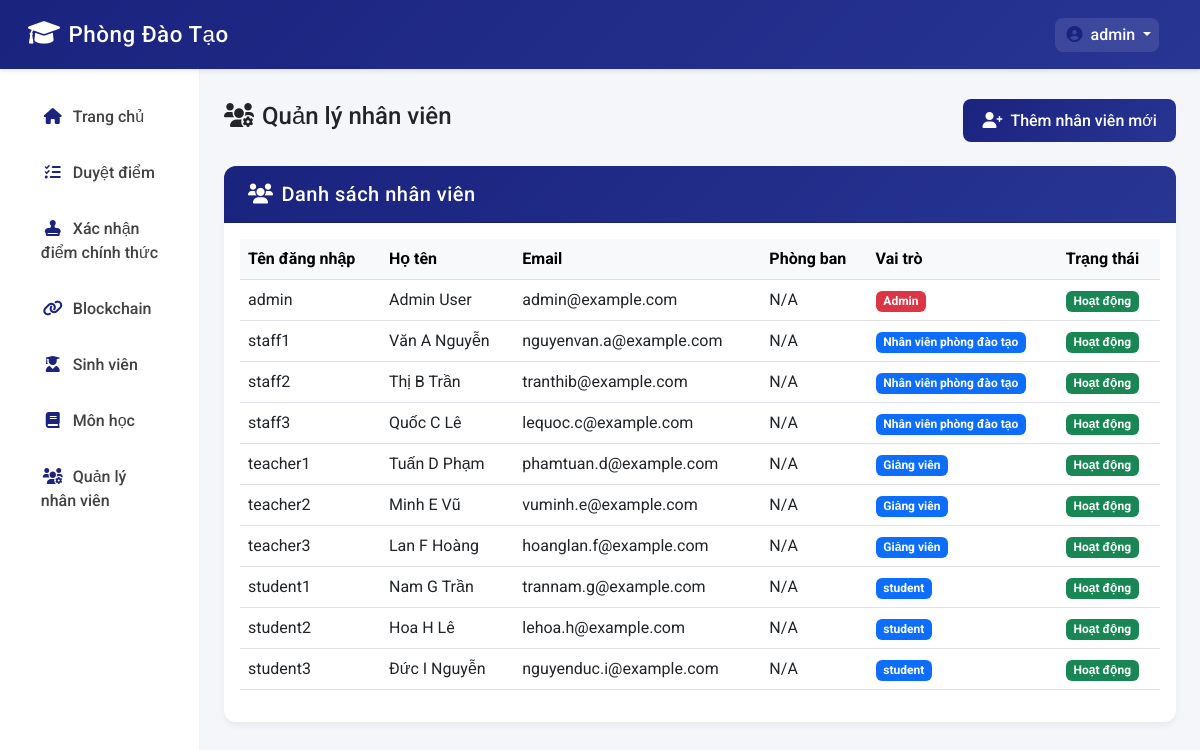
Screenshot of /staff/ (signed in) with the database file from the repository.
### blockchain_app/models.py (models this page shows, shortened)
class User(AbstractUser):
    USER_TYPE_CHOICES = (
        ('admin', 'Admin'),
        ('staff', 'Nhân viên phòng đào tạo'),
        ('teacher', 'Giảng viên'),
    )
    user_type = models.CharField(max_length=10, choices=USER_TYPE_CHOICES, default='staff')
    department = models.CharField(max_length=100, blank=True, null=True)
    phone = models.CharField(max_length=15, blank=True, null=True)
    public_key = models.CharField(max_length=256, blank=True, null=True)
    class Meta:
        verbose_name = 'user'
        verbose_name_plural = 'users'

### blockchain_app/views.py (the view)
# urls.py: path('staff/', views.staff_list, name='staff_list'),
@user_passes_test(is_admin)
def staff_list(request):
    staff = User.objects.all()
    return render(request, 'blockchain_app/staff_list.html', {'staff': staff})

### blockchain_app/views.py (called while the page is built)
def is_admin(user):
    return user.is_authenticated and user.user_type == 'admin'

### templates/blockchain_app/staff_list.html (shortened to what this page needs)
{% extends 'blockchain_app/base.html' %}
{% block content %}
<div class="row">
    <div class="col-md-12 mb-4">
        <div class="d-flex justify-content-between align-items-center">
            <h4><i class="fas fa-users-cog me-2"></i>Quản lý nhân viên</h4>
            <a href="{% url 'register_staff' %}" class="btn btn-primary">
                <i class="fas fa-user-plus me-2"></i>Thêm nhân viên mới
            </a>
        </div>
    </div>
    <div class="col-md-12">
        <div class="card">
            <div class="card-header">
                <h5 class="mb-0">
                    <i class="fas fa-users me-2"></i>Danh sách nhân viên
                </h5>
            </div>
            <div class="card-body">
                {% if staff %}
                    <div class="table-responsive">
                        <table class="table table-hover">
                            <thead class="table-light">
                                <tr>
                                    <th>Tên đăng nhập</th>
                                    <th>Họ tên</th>
                                    <th>Email</th>
                                    <th>Phòng ban</th>
                                    <th>Vai trò</th>
                                    <th>Trạng thái</th>
                                </tr>
                            </thead>
                            <tbody>
                                {% for user in staff %}
                                    <tr>
                                        <td>{{ user.username }}</td>
                                        <td>{{ user.get_full_name }}</td>
                                        <td>{{ user.email }}</td>
                                        <td>{{ user.department|default:"N/A" }}</td>
                                        <td>
                                            <span class="badge {{ user.user_type|lower }} {% if user.user_type == 'admin' %}bg-danger{% else %}bg-primary{% endif %}">
                                                {{ user.get_user_type_display }}
                                            </span>
                                        </td>
                                        <td>
                                            <span class="badge {% if user.is_active %}bg-success{% else %}bg-secondary{% endif %}">
                                                {% if user.is_active %}Hoạt động{% else %}Không hoạt động{% endif %}
                                            </span>
                                        </td>
                                    </tr>
                                {% endfor %}
                            </tbody>
                        </table>
                    </div>
                {% else %}
                    <div class="text-center py-4">
                        <i class="fas fa-users fa-3x text-muted mb-3"></i>
                        <p class="text-muted">Chưa có nhân viên nào được tạo.</p>
                    </div>
                {% endif %}
            </div>
        </div>
    </div>
</div>
{% endblock %}

### templates/blockchain_app/base.html (shortened to what this page needs)
<!DOCTYPE html>
<html lang="vi">
<head>
    <link href="https://cdn.jsdelivr.net/npm/bootstrap@5.3.0/dist/css/bootstrap.min.css" rel="stylesheet">
    <link href="https://cdnjs.cloudflare.com/ajax/libs/font-awesome/6.0.0/css/all.min.css" rel="stylesheet">
</head>
<body>
    <nav class="navbar navbar-expand-lg navbar-dark navbar-custom">
        <div class="container-fluid">
            <a class="navbar-brand" href="{% url 'home' %}">
                <i class="fas fa-graduation-cap me-2"></i>Phòng Đào Tạo
            </a>
            <div class="collapse navbar-collapse" id="navbarNav">
                <ul class="navbar-nav ms-auto">
                    {% if user.is_authenticated %}
                    <li class="nav-item dropdown">
                        <a class="nav-link dropdown-toggle text-white user-dropdown" href="#" id="navbarDropdown" role="button" data-bs-toggle="dropdown" aria-expanded="false">
                            <i class="fas fa-user-circle me-1"></i>{{ user.username }}
                        </a>
                    </li>
                    {% endif %}
                </ul>
            </div>
        </div>
    </nav>
    <div class="container-fluid">
        <div class="row">
            <nav class="col-md-3 col-lg-2 d-md-block sidebar collapse">
                <div class="position-sticky">
                    <ul class="nav flex-column">
                        <li class="nav-item">
                            <a class="nav-link" href="{% url 'home' %}">
                                <i class="fas fa-home me-2"></i>Trang chủ
                            </a>
                        </li>
                        <li class="nav-item">
                            <a class="nav-link" href="{% url 'transaction_list' %}">
                                <i class="fas fa-tasks me-2"></i>Duyệt điểm
                            </a>
                        </li>
                        <li class="nav-item">
                            <a class="nav-link" href="{% url 'mine_block' %}">
                                <i class="fas fa-stamp me-2"></i>Xác nhận điểm chính thức
                            </a>
                        </li>
                        <li class="nav-item">
                            <a class="nav-link" href="{% url 'blockchain_history' %}">
                                <i class="fas fa-link me-2"></i>Blockchain
                            </a>
                        </li>
                        <li class="nav-item">
                            <a class="nav-link" href="{% url 'student_list' %}">
                                <i class="fas fa-user-graduate me-2"></i>Sinh viên
                            </a>
                        </li>
                        <li class="nav-item">
                            <a class="nav-link" href="{% url 'course_list' %}">
                                <i class="fas fa-book me-2"></i>Môn học
                            </a>
                        </li>
                        {% if user.is_authenticated and user.user_type == 'admin' %}
                        <li class="nav-item">
                            <a class="nav-link" href="{% url 'staff_list' %}">
                                <i class="fas fa-users-cog me-2"></i>Quản lý nhân viên
                            </a>
                        </li>
                        {% endif %}
                    </ul>
                </div>
            </nav>
            <main class="col-md-9 ms-sm-auto col-lg-10 px-md-4 main-content">
                {% block content %}
                {% endblock %}
            </main>
        </div>
    </div>
</body>
</html>

### templates/blockchain_app/base.html (style rules this page uses)
body { font-family: 'Roboto', sans-serif; background-color: #f5f6fa; }
.navbar-custom { background: linear-gradient(135deg, #1a237e 0%, #283593 100%); box-shadow: 0 2px 4px rgba(0,0,0,0.1); padding: 0.8rem 1rem; }
.navbar-brand { font-weight: 500; font-size: 1.4rem; letter-spacing: 0.5px; }
.navbar-brand i { color: #fff; font-size: 1.6rem; }
.sidebar { min-height: calc(100vh - 56px); background: white; box-shadow: 2px 0 5px rgba(0,0,0,0.05); padding-top: 20px; border-right: 1px solid rgba(0,0,0,0.05); }
.nav-link { color: #424242; padding: 0.8rem 1rem; border-radius: 8px; margin: 0.2rem 0.8rem; transition: all 0.3s ease; font-weight: 500; }
.nav-link i { width: 24px; text-align: center; margin-right: 8px; color: #1a237e; }
.main-content { padding: 30px; background-color: #f5f6fa; }
.card { border: none; border-radius: 12px; margin-bottom: 25px; box-shadow: 0 4px 6px rgba(0,0,0,0.05); }
.card-header { background: linear-gradient(135deg, #1a237e 0%, #283593 100%); color: white; border-radius: 12px 12px 0 0 !important; padding: 1rem 1.5rem; font-weight: 500; letter-spacing: 0.5px; }
.btn-primary { background: linear-gradient(135deg, #1a237e 0%, #283593 100%); border: none; padding: 0.6rem 1.2rem; border-radius: 8px; font-weight: 500; transition: all 0.3s ease; }
.user-dropdown { background-color: rgba(255,255,255,0.1); border-radius: 8px; padding: 5px 10px; }

### rows the page displays
User: username "admin", get_full_name "Admin User", email "admin@example.com", department "N/A", user_type "Admin", is_active "Hoạt động"
User: username "staff1", get_full_name "Văn A Nguyễn", email "nguyenvan.a@example.com", department "N/A", user_type "Nhân viên phòng đào tạo", is_active "Hoạt động"
User: username "staff2", get_full_name "Thị B Trần", email "tranthib@example.com", department "N/A", user_type "Nhân viên phòng đào tạo", is_active "Hoạt động"
User: username "staff3", get_full_name "Quốc C Lê", email "lequoc.c@example.com", department "N/A", user_type "Nhân viên phòng đào tạo", is_active "Hoạt động"
User: username "teacher1", get_full_name "Tuấn D Phạm", email "phamtuan.d@example.com", department "N/A", user_type "Giảng viên", is_active "Hoạt động"
User: username "teacher2", get_full_name "Minh E Vũ", email "vuminh.e@example.com", department "N/A", user_type "Giảng viên", is_active "Hoạt động"
User: username "teacher3", get_full_name "Lan F Hoàng", email "hoanglan.f@example.com", department "N/A", user_type "Giảng viên", is_active "Hoạt động"
User: username "student1", get_full_name "Nam G Trần", email "trannam.g@example.com", department "N/A", user_type "student", is_active "Hoạt động"
User: username "student2", get_full_name "Hoa H Lê", email "lehoa.h@example.com", department "N/A", user_type "student", is_active "Hoạt động"
User: username "student3", get_full_name "Đức I Nguyễn", email "nguyenduc.i@example.com", department "N/A", user_type "student", is_active "Hoạt động"
